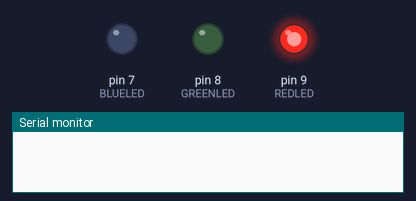
This sketch was run on a simulated Arduino Uno, built with avr-gcc and run on an emulated ATmega328P. On the bench: output pins drawn as LEDs (lit = HIGH), the last lines printed to the serial monitor.

Above: at 0.1 s.
At 1.1 s:
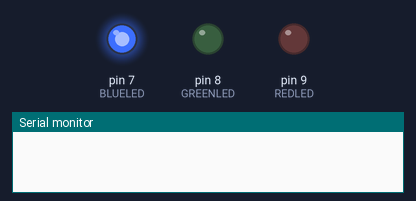
At 2.1 s:
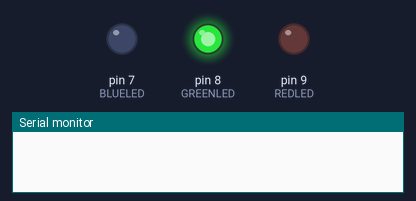
At 4.6 s:
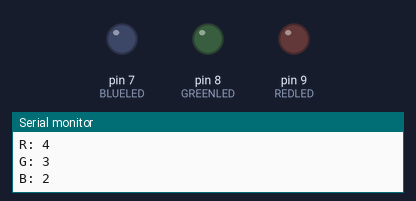
Timing chart, 0 to 6.1 s (numbered marks = the images above):
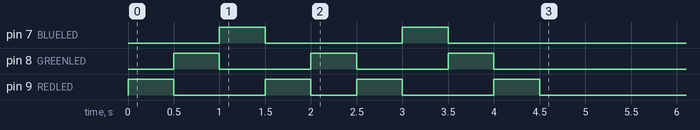

The sketch:

Lab_1_Part_4.ino
```cpp
/*
* A program that find the letters R, G, and B in
* an array. If the letters are detected, it will
* turn on that color LED, respectively. It will also
* keep track of the number of occurences of each
* letter in the array
*/

// Declaring Macros for all three LED's
#define REDLED 9
#define GREENLED 8
#define BLUELED 7

// Defining Macro for number of elements in the array
#define ELEMENTS_COUNT 9

// Creating a test array with nine characters inside of it
char letters[ELEMENTS_COUNT] = {'R', 'G', 'B', 'R', 'G', 'R', 'B', 'G', 'R'};

// Initializing global variables for the occurance counters
int gCountRed = 0;
int gCountBlue = 0;
int gCountGreen = 0;

void setup()
{
  Serial.begin(9600); // Initializing serial communication

  pinMode(REDLED, OUTPUT); // Setting the REDLED pin to an output
  pinMode(GREENLED, OUTPUT); // Setting the GREENLED pin the an output
  pinMode(BLUELED, OUTPUT); // Setting the BLUELED pin to an output

  for (int i = 0; i < ELEMENTS_COUNT; i++) // For loop that will traverse across all the elements in the array
  {
    if (letters[i] == 'R') // Checks if the current character is 'R'
    {
      gCountRed++; // Increments the REDLED counter

      // Turns on the REDLED for 500 ms and then turns it off
      digitalWrite(REDLED, HIGH);
      delay(500);
      digitalWrite(REDLED, LOW);
    }
    else if (letters[i] == 'G') // Checks if the current character is 'G'
    {
      gCountGreen++; // Increments the GREENLED counter

      // Turns on the GREENLED for 500 ms and then turns it off
      digitalWrite(GREENLED, HIGH);
      delay(500);
      digitalWrite(GREENLED, LOW);
    }
    else if (letters[i] == 'B') // Checks if the current character is 'B'
    {
      gCountBlue++; // Increments the BLUELED counter

      // Turns on the BLUELED for 500 ms and then turns it off
      digitalWrite(BLUELED, HIGH);
      delay(500);
      digitalWrite(BLUELED, LOW);
    }
  }
  // Prints the number of occurences of each letter to the console
  Serial.println("Number of Letter Occurences");
  Serial.print("R: ");
  Serial.println(gCountRed);
  Serial.print("G: ");
  Serial.println(gCountGreen);
  Serial.print("B: ");
  Serial.println(gCountBlue);

}

void loop()
{

}
```
